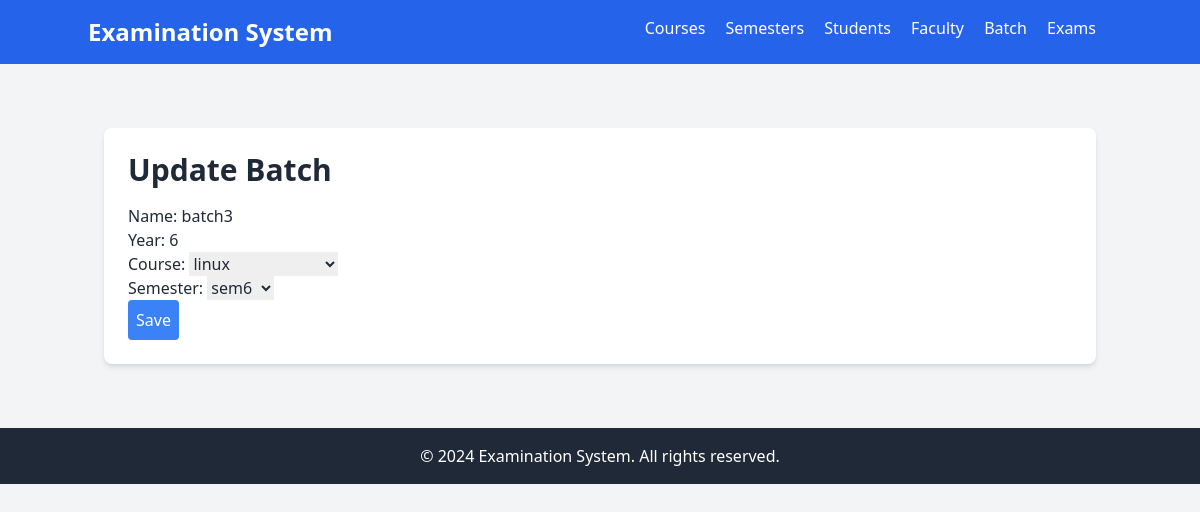
Page /1/updatebatch/ on the committed database.
### exam/models.py (models this page shows, shortened)
class Batch(models.Model):
    name = models.CharField(max_length=100)  # e.g., "2024 - CS101"
    year = models.IntegerField()
    course = models.ForeignKey(Course, on_delete=models.CASCADE)
    semester = models.ForeignKey('Semester', on_delete=models.CASCADE)  # Adjust if 'Semester' is in a different app

class Semester(models.Model):
    name = models.CharField(max_length=100)
    start_date = models.DateField()
    end_date = models.DateField()
    def __str__(self):
        return self.name

### exam/views.py (the view)
# urls.py: path('<int:pk>/updatebatch/', views.batch_update, name='batch_update'),
def batch_update(request, pk):
    batch = get_object_or_404(Batch, pk=pk)
    if request.method == 'POST':
        form = BatchForm(request.POST, instance=batch)
        if form.is_valid():
            form.save()
            return redirect('batch_list')
    else:
        form = BatchForm(instance=batch)
    return render(request, 'batch/create_batch.html', {'form': form})

### exam/forms.py
class BatchForm(forms.ModelForm):
    class Meta:
        model = Batch
        fields = ['name', 'year', 'course', 'semester']

### exam/models.py (called while the page is built)
    def __str__(self):
        return self.title

### exam/templates/batch/create_batch.html (shortened to what this page needs)
{% extends "layout.html" %}
{% block content %}
<div class="container mx-auto px-4 py-8">
    <div class="bg-white shadow-md rounded-lg p-6">
        <h1 class="text-3xl font-bold mb-4">{% if form.instance.pk %}Update{% else %}Create{% endif %} Batch</h1>
        <form method="post">
            {{ form.as_p }}
            <button type="submit" class="p-2 bg-blue-500 text-white rounded">Save</button>
        </form>
    </div>
</div>
{% endblock  %}

### rows in the picture
Batch: name "batch3", year "6", course "linux", semester "sem6"
